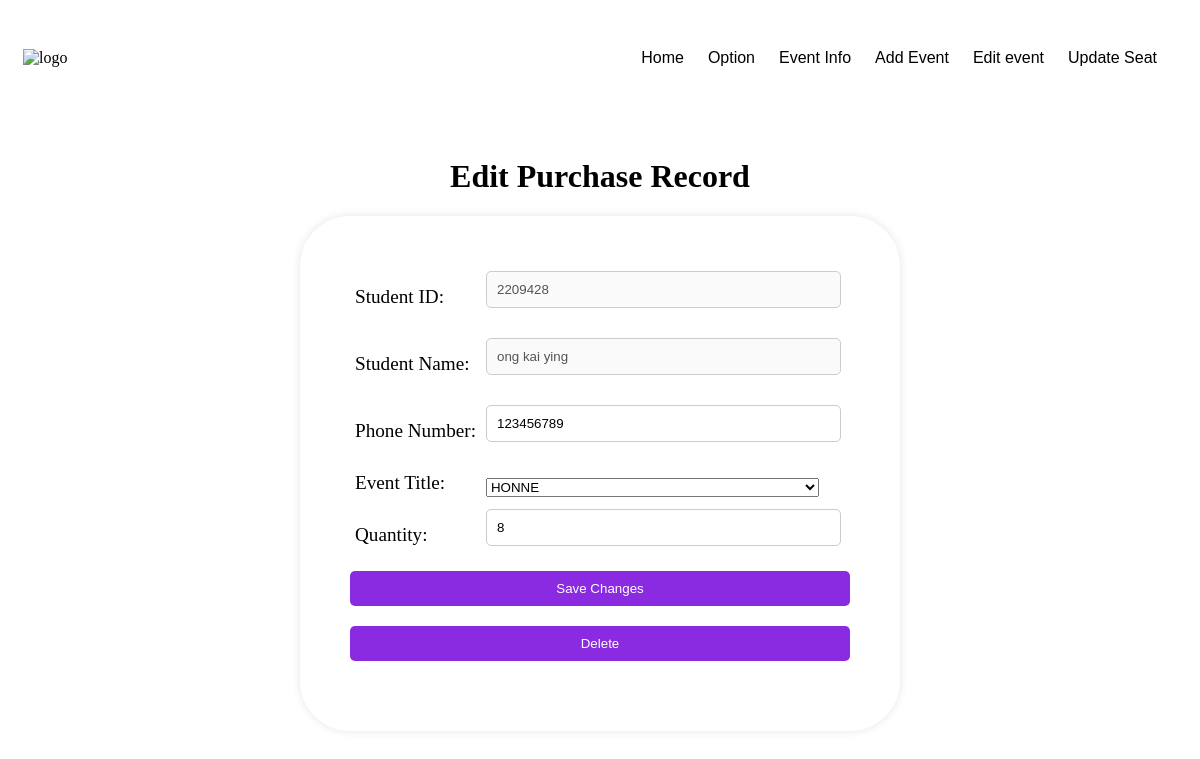
Screenshot of /editticket.php?id=11 with the database file from the repository.
### tables this page shows
CREATE TABLE `ticket` (
  `ticket_id` int(11) NOT NULL,
  `student_name` varchar(50) NOT NULL,
  `student_id` int(20) NOT NULL,
  `course` varchar(50) NOT NULL,
  `class` varchar(10) NOT NULL,
  `phone_num` int(10) NOT NULL,
  `events` varchar(100) NOT NULL,
  `qty` int(1) NOT NULL
);

### editticket.php (the view, shortened to what this page needs)
<?php
$db = mysqli_connect(HOST, USER, PASSWORD, NAME);
$id = $_GET['id'];
$sql = "SELECT student_name, student_id, phone_num, events AS event_name, qty
          FROM ticket
          WHERE ticket_id = '$id'";
$result = mysqli_query($db, $sql);
$row = mysqli_fetch_assoc($result);
$event_name = $row['event_name'];
$qty = $row['qty'];
$name = $row['student_name'];
$student_id = $row['student_id'];
$phone = $row['phone_num'];
$sql = "SELECT event_title FROM event";
$result = mysqli_query($db, $sql);
$options = "";
while ($row = mysqli_fetch_assoc($result)) {
    if ($row['event_title'] == $event_name) {
        $options .= "<option value=\"" . $row['event_title'] . "\" selected>" . $row['event_title'] . "</option>";
    } else {
        $options .= "<option value=\"" . $row['event_title'] . "\">" . $row['event_title'] . "</option>";
    }
}
?>
<!DOCTYPE html>
<html>
<head>
	<link rel="stylesheet" href="editticket.css">
</head>
<body>
	<?php include('header1.php'); ?>
	<div id="formLayout">
		<div id="form-container">
			<h1>Edit Purchase Record</h1>
			<form action="editticket.php?id=<?php echo $id; ?>"
				method="POST">
				<table cellspacing="0" cellpadding="5">
					<tr>
						<td> <label for="student id">Student ID:</label></td>
						<td><input type="text" name="student id" id="student id"
								value="<?php echo $student_id; ?>"
								disabled /></td>
					</tr>
					<tr>
						<td><label for="name">Student Name:</label></td>
						<td> <input type="text" name="name" id="name"
								value="<?php echo $name; ?>"
								disabled /></td>
					</tr>
					<tr>
						<td><label for="num">Phone Number:</label></td>
						<td><input type="text" name="num" id="num"
								value="<?php echo $phone; ?>" /></td>
					</tr>
					<tr>
						<td><label for="event">Event Title:</label></td>
						<td><select name="event" id="event">
								<?php echo $options; ?>
							</select></td>
					</tr>
					<tr>
						<td><label for="qty">Quantity:</label></td>
						<td><input type="number" name="qty" id="qty" min="1" max="8"
								value="<?php echo $qty; ?>"
								required /></td>
					</tr>
				</table>
				<input type="submit" name="save_changes" value="Save Changes">
				<input type="submit" name="delete" value="Delete"
					onclick="return confirm('Are you sure you want to delete this purchase record?')">
			</form>
		</div>
	</div>
</body>
</html>

### editticket.css (style rules this page uses)
body { background-position: center; }
form { max-width: 500px; margin: 0 auto; background-color: #fff; border-radius: 50px; padding: 50px; box-shadow: 0px 0px 10px rgba(0, 0, 0, 0.1); font-size: larger; }
h1 { font-family: "Times New Roman", Times, serif; margin-top: 150px; text-align: center; margin-top: 50px; }
label { display: block; margin-bottom: 5px; }
input,input[type="select"] { width: 100%; padding: 10px; border-radius: 5px; border: 1px solid #ccc; margin-bottom: 20px; }
input[type="submit"] { background-color: blueviolet; color: #fff; padding: 10px 20px; border: none; border-radius: 5px; cursor: pointer; transition: background-color 0.3s ease; }

### rows the page displays
ticket: student "2209428", name "ong kai ying", num "123456789", qty "8"

### other values shown
form field event "HONNE"
